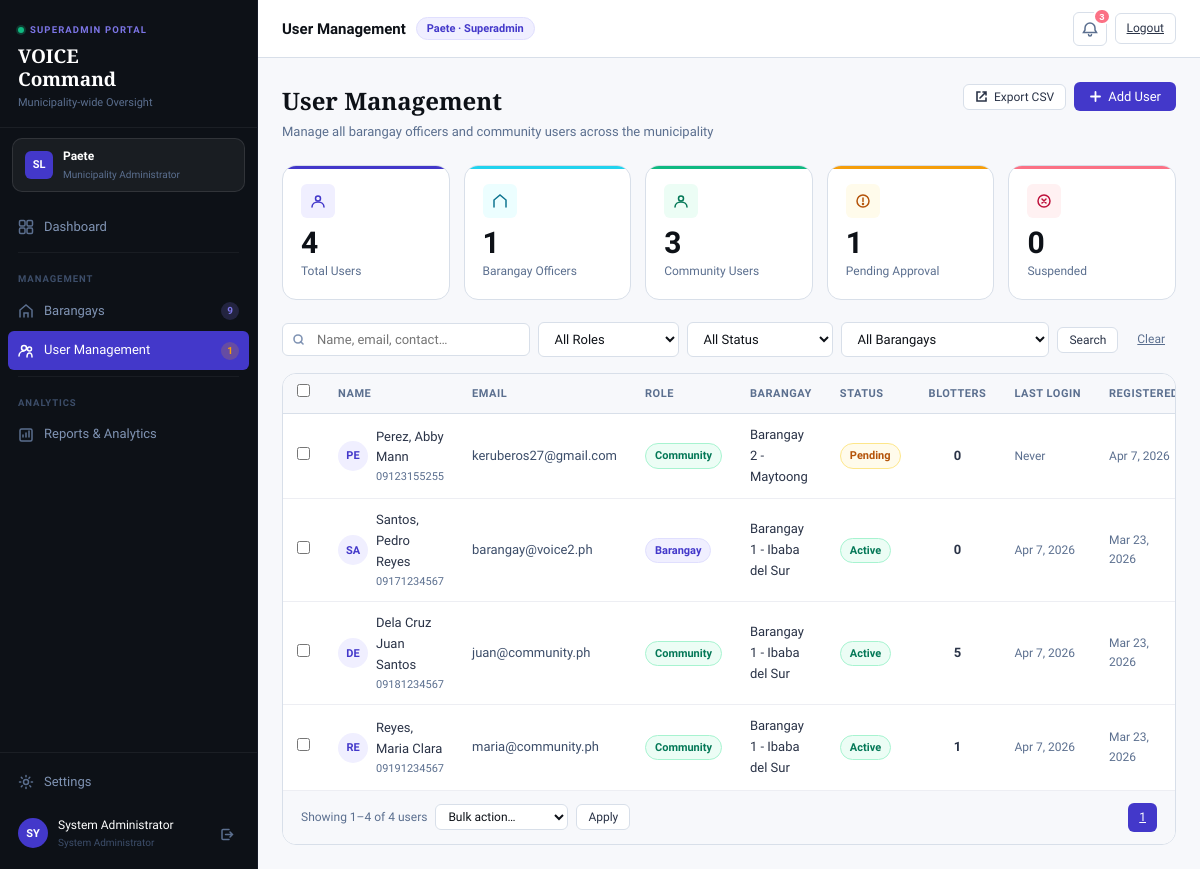
The app's page /superadmin-portal/index.php?page=users (signed in) with its own data.
### tables this page shows
CREATE TABLE `users` (
  `id` int(10) UNSIGNED NOT NULL,
  `barangay_id` int(10) UNSIGNED DEFAULT NULL,
  `full_name` varchar(200) NOT NULL,
  `first_name` varchar(80) DEFAULT NULL,
  `middle_name` varchar(80) DEFAULT NULL,
  `last_name` varchar(80) DEFAULT NULL,
  `email` varchar(150) NOT NULL,
  `password_hash` varchar(255) NOT NULL,
  `contact_number` varchar(20) DEFAULT NULL,
  `address` text DEFAULT NULL,
  `birth_date` date DEFAULT NULL,
  `role` enum('community','barangay','superadmin') NOT NULL DEFAULT 'community',
  `is_active` tinyint(1) NOT NULL DEFAULT 0,
  `last_login` datetime DEFAULT NULL,
  `created_at` datetime NOT NULL DEFAULT current_timestamp(),
  `updated_at` datetime NOT NULL DEFAULT current_timestamp() ON UPDATE current_timestamp()
);

CREATE TABLE `barangays` (
  `id` int(10) UNSIGNED NOT NULL,
  `name` varchar(120) NOT NULL,
  `municipality` varchar(120) NOT NULL,
  `province` varchar(120) DEFAULT NULL,
  `psgc_code` varchar(20) DEFAULT NULL,
  `contact_no` varchar(20) DEFAULT NULL,
  `email` varchar(120) DEFAULT NULL,
  `address` text DEFAULT NULL,
  `captain_name` varchar(120) DEFAULT NULL,
  `is_active` tinyint(1) NOT NULL DEFAULT 1,
  `created_at` datetime NOT NULL DEFAULT current_timestamp(),
  `updated_at` datetime NOT NULL DEFAULT current_timestamp() ON UPDATE current_timestamp()
);

### superadmin-portal/pages/users.php (the view, shortened to what this page needs)
<?php
$filter_search   = $_GET['search']   ?? '';
$page_num        = max(1, (int)($_GET['p'] ?? 1));
$per_page        = 15;
$offset          = ($page_num - 1) * $per_page;
$where  = ["u.role != 'superadmin'"];
$params = [];
$where_sql = 'WHERE ' . implode(' AND ', $where);
$users      = [];
$total_rows = 0;
try {
    $cnt_stmt = $pdo->prepare("SELECT COUNT(*) FROM users u $where_sql");
    $cnt_stmt->execute($params);
    $total_rows = (int)$cnt_stmt->fetchColumn();
    $stmt = $pdo->prepare("
        SELECT u.id, u.full_name, u.email, u.contact_number, u.role,
               u.is_active, u.last_login, u.created_at,
               b.name as barangay_name,
               (SELECT COUNT(*) FROM blotters bl WHERE bl.complainant_user_id = u.id) as blotters_filed
        FROM users u
        LEFT JOIN barangays b ON b.id = u.barangay_id
        $where_sql
        ORDER BY u.created_at DESC
        LIMIT ? OFFSET ?
    ");
    $stmt->execute(array_merge($params, [$per_page, $offset]));
    $users = $stmt->fetchAll();
} catch (PDOException $e) {  }
$total_pages = max(1, ceil($total_rows / $per_page));
$counts = ['total'=>0, 'barangay'=>0, 'community'=>0, 'pending'=>0, 'suspended'=>0];
try {
    $r = $pdo->query("SELECT role, is_active, COUNT(*) as c FROM users WHERE role != 'superadmin' GROUP BY role, is_active")->fetchAll();
    foreach ($r as $row) {
        $counts['total'] += $row['c'];
        if ($row['role'] === 'barangay')  $counts['barangay']  += $row['c'];
        if ($row['role'] === 'community') $counts['community'] += $row['c'];
        if ($row['is_active'] == 0)       $counts['pending']   += $row['c'];
    }
} catch (PDOException $e) {}
function qstr(array $overrides = []): string {
    $base = $_GET;
    unset($base['p']);
    return '?' . http_build_query(array_merge($base, $overrides));
}
?>
<div class="page-header">
  <div class="page-header-left">
    <h2>User Management</h2>
    <p>Manage all barangay officers and community users across the municipality</p>
  </div>
  <div class="page-header-actions">
    <button class="btn btn-outline btn-sm" onclick="exportUsers()">
      <svg width="13" height="13" viewBox="0 0 13 13" fill="none" stroke="currentColor" stroke-width="1.6" stroke-linecap="round"><path d="M11 8v3H2V2h3M8 2h3v3M5 8l6-6"/></svg>
      Export CSV
    </button>
    <button class="btn btn-primary" onclick="openModal('modal-add-user')">
      <svg width="13" height="13" viewBox="0 0 13 13" fill="none" stroke="currentColor" stroke-width="1.8" stroke-linecap="round"><path d="M6.5 2v9M2 6.5h9"/></svg>
      Add User
    </button>
  </div>
</div>
<div class="kpi-grid mb22" style="grid-template-columns:repeat(5,1fr)">
  <div class="kpi-card kc-indigo">
    <div class="kpi-top"><div class="kpi-icon ki-indigo"><svg width="16" height="16" viewBox="0 0 16 16" fill="none" stroke="currentColor" stroke-width="1.5" stroke-linecap="round"><circle cx="8" cy="5.5" r="2.5"/><path d="M2 14c0-3 2.7-5 6-5s6 2 6 5"/></svg></div></div>
    <div class="kpi-val"><?= $counts['total'] ?></div>
    <div class="kpi-lbl">Total Users</div>
  </div>
  <div class="kpi-card kc-cyan">
    <div class="kpi-top"><div class="kpi-icon ki-cyan"><svg width="16" height="16" viewBox="0 0 16 16" fill="none" stroke="currentColor" stroke-width="1.5" stroke-linecap="round"><path d="M2 14V7l6-5 6 5v7"/></svg></div></div>
    <div class="kpi-val"><?= $counts['barangay'] ?></div>
    <div class="kpi-lbl">Barangay Officers</div>
  </div>
  <div class="kpi-card kc-emerald">
    <div class="kpi-top"><div class="kpi-icon ki-emerald"><svg width="16" height="16" viewBox="0 0 16 16" fill="none" stroke="currentColor" stroke-width="1.5" stroke-linecap="round"><circle cx="8" cy="5.5" r="2.5"/><path d="M2 14c0-3 2.7-5 6-5s6 2 6 5"/></svg></div></div>
    <div class="kpi-val"><?= $counts['community'] ?></div>
    <div class="kpi-lbl">Community Users</div>
  </div>
  <div class="kpi-card kc-amber">
    <div class="kpi-top"><div class="kpi-icon ki-amber"><svg width="16" height="16" viewBox="0 0 16 16" fill="none" stroke="currentColor" stroke-width="1.5" stroke-linecap="round"><circle cx="8" cy="8" r="6"/><path d="M8 5v3.5"/><circle cx="8" cy="11" r=".5" fill="currentColor"/></svg></div></div>
    <div class="kpi-val"><?= $counts['pending'] ?></div>
    <div class="kpi-lbl">Pending Approval</div>
  </div>
  <div class="kpi-card kc-rose">
    <div class="kpi-top"><div class="kpi-icon ki-rose"><svg width="16" height="16" viewBox="0 0 16 16" fill="none" stroke="currentColor" stroke-width="1.5" stroke-linecap="round"><circle cx="8" cy="8" r="6"/><path d="M10 6L6 10M6 6l4 4"/></svg></div></div>
    <div class="kpi-val"><?= $counts['suspended'] ?></div>
    <div class="kpi-lbl">Suspended</div>
  </div>
</div>
<div class="filter-bar">
  <form method="GET" style="display:contents" id="filter-form">
    <div class="input-icon" style="flex:1;max-width:280px">
      <input type="search" name="search" placeholder="Name, email, contact…" value="<?= htmlspecialchars($filter_search) ?>">
    </div>
    <select name="role" onchange="this.form.submit()">
      <option value="">All Roles</option>
    </select>
    <select name="filter" onchange="this.form.submit()">
      <option value="">All Status</option>
    </select>
    <select name="barangay" onchange="this.form.submit()">
      <option value="">All Barangays</option>
    </select>
    <button type="submit" class="btn btn-outline btn-sm">Search</button>
    <a href="?page=users" class="btn btn-ghost btn-sm">Clear</a>
  </form>
</div>
<div class="card">
  <div class="table-wrap">
    <table id="users-table">
      <thead>
        <tr>
          <th><input type="checkbox" id="select-all" onchange="toggleAll(this)"></th>
          <th>Name</th>
          <th>Email</th>
          <th>Role</th>
          <th>Barangay</th>
          <th>Status</th>
          <th>Blotters</th>
          <th>Last Login</th>
          <th>Registered</th>
        </tr>
      </thead>
      <tbody>
      <?php if (empty($users)): ?>
        <tr><td colspan="10" style="text-align:center;color:var(--ink-300);padding:36px">No users found matching your filters.</td></tr>
      <?php else: foreach ($users as $u):
        $status_label = match((int)$u['is_active']) { 0=>'Pending', 1=>'Active', 2=>'Suspended', default=>'Unknown' };
        $status_chip  = match((int)$u['is_active']) { 0=>'status-pending', 1=>'status-active', 2=>'status-suspended', default=>'chip-slate' };
        $role_chip    = 'role-'.$u['role'];
      ?>
        <tr id="user-row-<?= $u['id'] ?>">
          <td><input type="checkbox" class="row-check" value="<?= $u['id'] ?>"></td>
          <td>
            <div style="display:flex;align-items:center;gap:8px">
              <div style="width:30px;height:30px;border-radius:50%;background:var(--indigo-50);color:var(--indigo-600);display:flex;align-items:center;justify-content:center;font-size:11px;font-weight:700;flex-shrink:0">
                <?= strtoupper(substr($u['full_name'],0,2)) ?>
              </div>
              <div>
                <div class="td-main"><?= htmlspecialchars($u['full_name']) ?></div>
                <div style="font-size:11px;color:var(--ink-400)"><?= htmlspecialchars($u['contact_number'] ?? '—') ?></div>
              </div>
            </div>
          </td>
          <td style="color:var(--ink-500)"><?= htmlspecialchars($u['email']) ?></td>
          <td><span class="chip <?= $role_chip ?>"><?= ucfirst($u['role']) ?></span></td>
          <td><?= htmlspecialchars($u['barangay_name'] ?? '—') ?></td>
          <td><span class="chip <?= $status_chip ?>"><?= $status_label ?></span></td>
          <td style="text-align:center;font-weight:600"><?= (int)$u['blotters_filed'] ?></td>
          <td style="font-size:12px;color:var(--ink-400)"><?= $u['last_login'] ? date('M j, Y', strtotime($u['last_login'])) : 'Never' ?></td>
          <td style="font-size:12px;color:var(--ink-400)"><?= date('M j, Y', strtotime($u['created_at'])) ?></td>
        </tr>
      <?php endforeach; endif; ?>
      </tbody>
    </table>
  </div>
  <div class="card-footer" style="display:flex;align-items:center;justify-content:space-between;gap:10px;flex-wrap:wrap">
    <div style="display:flex;align-items:center;gap:8px">
      <span style="font-size:12px;color:var(--ink-400)">
        Showing <?= min($offset+1,$total_rows) ?>–<?= min($offset+$per_page,$total_rows) ?> of <?= $total_rows ?> users
      </span>
      <select id="bulk-action" class="btn-sm" style="padding:4px 8px;font-size:12px;width:auto">
        <option value="">Bulk action…</option>
      </select>
      <button class="btn btn-outline btn-sm" onclick="executeBulk()">Apply</button>
    </div>
    <div style="display:flex;gap:5px;align-items:center">
      <?php for ($i = max(1,$page_num-2); $i <= min($total_pages,$page_num+2); $i++): ?>
        <a href="<?= qstr(['p'=>$i]) ?>" class="btn <?= $i===$page_num?'btn-primary':'btn-outline' ?> btn-sm"><?= $i ?></a>
      <?php endfor; ?>
    </div>
  </div>
</div>

### records on screen
users: is_active "1", id "3", full_name "SA", full_name "Santos, Pedro Reyes", contact_number "09171234567", email "barangay@voice2.ph", role "Barangay", barangay.name "Barangay 1 - Ibaba del Sur", is_active "Active", blotters_filed "0", last_login "Apr 7, 2026", created_at "Mar 23, 2026"
users: full_name "PE", full_name "Perez, Abby Mann", contact_number "09123155255", email "keruberos27@gmail.com", role "Community", barangay.name "Barangay 2 - Maytoong", is_active "Pending", blotters_filed "0", shows "Never", created_at "Apr 7, 2026"
users: full_name "DE", full_name "Dela Cruz Juan Santos", contact_number "09181234567", email "juan@community.ph", role "Community", barangay.name "Barangay 1 - Ibaba del Sur", is_active "Active", blotters_filed "5", last_login "Apr 7, 2026", created_at "Mar 23, 2026"
users: full_name "RE", full_name "Reyes, Maria Clara", contact_number "09191234567", email "maria@community.ph", role "Community", barangay.name "Barangay 1 - Ibaba del Sur", is_active "Active", blotters_filed "1", last_login "Apr 7, 2026", created_at "Mar 23, 2026"

### other values on screen
$cnt "9"
$pnd "1"
substr($user['name'] ?? 'SA', 0, 2) "SY"
$user['name'] "System Administrator"
$current_title "User Management"
$notif_count "3"
$counts['total'] "4"
$counts['suspended'] "0"
min($offset+1,$total_rows) "1"
min($offset+$per_page,$total_rows) "4"
$total_rows "4"
